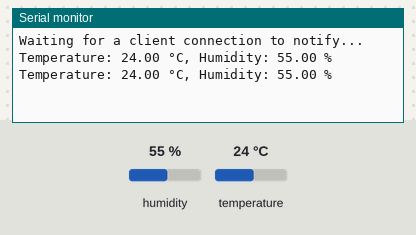
This sketch was run on a simulated ESP32. Shown: the last lines printed to the serial monitor. Inputs (shaded band) come from the test bench; at power-on: humidity 55 %, temperature 24 °C. Nothing arrives over Bluetooth unless stated; a phone connects over Bluetooth LE 3 s after start.

Above: at 10.8 s.
10.9 s: humidity set to 22 %
At 16.3 s:
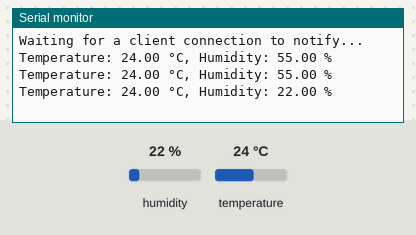
18.4 s: temperature set to 12 °C
At 21.1 s:
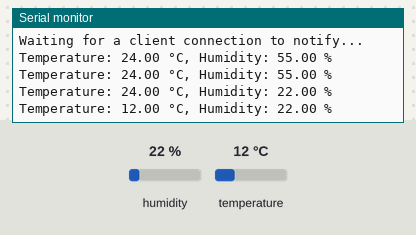
25.9 s: humidity set to 40 %
At 30.8 s:
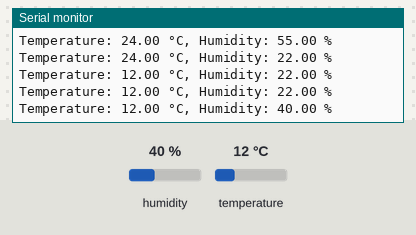
Timing chart, 0 to 32.3 s (numbered marks = the images above; inputs shaded):
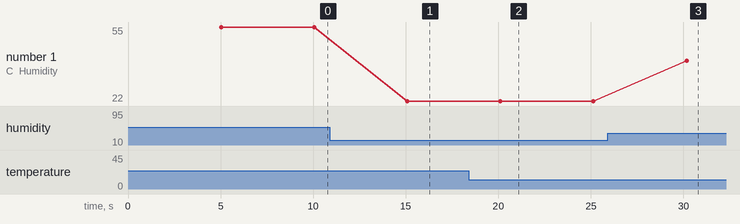

Measured:
- after the input at 10.9 s, the serial monitor: prints a new line after 4.2 s (image 1)
- after the input at 18.4 s, the serial monitor: prints a new line after 1.7 s (image 2)
- after the input at 25.9 s, the serial monitor: prints a new line after 4.3 s (image 3)
- plotted number 1: 55 → 22 after the input at 10.9 s, 22 → 40 after the input at 25.9 s

The sketch:

BLE.ino
```cpp
#include <BLEDevice.h>
#include <BLEUtils.h>
#include <BLEServer.h>
#include <DHT.h>

#define DHTPIN 14 // Pin connected to the DHT sensor
#define DHTTYPE DHT11 // DHT 11 (AM2302) sensor

DHT dht(DHTPIN, DHTTYPE);

// BLE UUIDs
#define ENVIRONMENTAL_SENSING_SERVICE_UUID "181A"
#define TEMPERATURE_CHARACTERISTIC_UUID "2A6E"
#define HUMIDITY_CHARACTERISTIC_UUID "2A6F"
#define BATTERY_SERVICE_UUID "180F"
#define BATTERY_LEVEL_CHARACTERISTIC_UUID "2A19"

BLECharacteristic *temperatureCharacteristic;
BLECharacteristic *humidityCharacteristic;
BLECharacteristic *batteryCharacteristic;

bool deviceConnected = false;
uint8_t batteryLevel = 100; // Simulate 100% battery level
unsigned long lastBatteryUpdate = 0;
unsigned long lastSensorUpdate = 0;

// Server callbacks to handle connection and disconnection
class MyServerCallbacks : public BLEServerCallbacks {
    void onConnect(BLEServer* pServer) {
      deviceConnected = true;
    }

    void onDisconnect(BLEServer* pServer) {
      deviceConnected = false;
      pServer->startAdvertising(); // Restart advertising
    }
};

void setup() {
  Serial.begin(115200);
  dht.begin();

  // Create the BLE Device
  BLEDevice::init("Team 7");

  // Create the BLE Server
  BLEServer *pServer = BLEDevice::createServer();
  pServer->setCallbacks(new MyServerCallbacks());

  // Create the Environmental Sensing Service
  BLEService *envService = pServer->createService(ENVIRONMENTAL_SENSING_SERVICE_UUID);

  // Create Temperature Characteristic
  temperatureCharacteristic = envService->createCharacteristic(
                                  TEMPERATURE_CHARACTERISTIC_UUID,
                                  BLECharacteristic::PROPERTY_NOTIFY
                              );

  // Create Humidity Characteristic
  humidityCharacteristic = envService->createCharacteristic(
                                HUMIDITY_CHARACTERISTIC_UUID,
                                BLECharacteristic::PROPERTY_NOTIFY
                            );

  // Start the Environmental Sensing Service
  envService->start();

  // Create the Battery Service
  BLEService *batteryService = pServer->createService(BATTERY_SERVICE_UUID);

  // Create Battery Level Characteristic
  batteryCharacteristic = batteryService->createCharacteristic(
                              BATTERY_LEVEL_CHARACTERISTIC_UUID,
                              BLECharacteristic::PROPERTY_NOTIFY
                          );

  // Start the Battery Service
  batteryService->start();

  // Start advertising
  pServer->getAdvertising()->start();
  Serial.println("Waiting for a client connection to notify...");
}

void loop() {
  // Simulate temperature and humidity readings every 5 seconds
  if (millis() - lastSensorUpdate >= 5000) {
    lastSensorUpdate = millis();

    float temperature = dht.readTemperature();
    float humidity = dht.readHumidity();

    if (!isnan(temperature) && !isnan(humidity)) {
      // Convert temperature and humidity to BLE-friendly format (x100)
      int16_t temperatureBLE = (int16_t)(temperature * 100);
      uint16_t humidityBLE = (uint16_t)(humidity * 100);

      // Update and notify temperature and humidity
      temperatureCharacteristic->setValue((uint8_t*)&temperatureBLE, sizeof(int16_t));
      humidityCharacteristic->setValue((uint8_t*)&humidityBLE, sizeof(uint16_t));

      if (deviceConnected) {
        temperatureCharacteristic->notify();
        humidityCharacteristic->notify();

        Serial.print("Temperature: ");
        Serial.print(temperature);
        Serial.print(" °C, Humidity: ");
        Serial.print(humidity);
        Serial.println(" %");
      }
    }
  }

  // Simulate battery drain every minute
  if (millis() - lastBatteryUpdate >= 60000) {
    lastBatteryUpdate = millis();

    if (batteryLevel > 0) {
      batteryLevel--;
      batteryCharacteristic->setValue(&batteryLevel, 1);
      if (deviceConnected) {
        batteryCharacteristic->notify();
        Serial.print("Battery level: ");
        Serial.print(batteryLevel);
        Serial.println(" %");
      }
    }
  }

  delay(100);
}
```
